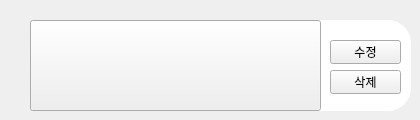
                             <widget class="QWidget" name="widget_6" native="true">
                              <property name="minimumSize">
                               <size>
                                <width>420</width>
                                <height>120</height>
                               </size>
                              </property>
                              <property name="maximumSize">
                               <size>
                                <width>16777215</width>
                                <height>120</height>
                               </size>
                              </property>
                              <widget class="QLabel" name="label_20">
                               <property name="geometry">
                                <rect>
                                 <x>30</x>
                                 <y>20</y>
                                 <width>381</width>
                                 <height>91</height>
                                </rect>
                               </property>
                               <property name="sizePolicy">
                                <sizepolicy hsizetype="Fixed" vsizetype="Fixed">
                                 <horstretch>0</horstretch>
                                 <verstretch>0</verstretch>
                                </sizepolicy>
                               </property>
                               <property name="baseSize">
                                <size>
                                 <width>400</width>
                                 <height>100</height>
                                </size>
                               </property>
                               <property name="styleSheet">
                                <string notr="true">border-style:solid;
border-radius:23;
background-color: rgb(255, 255, 255);
color: rgb(255, 255, 255);
</string>
                               </property>
                               <property name="text">
                                <string/>
                               </property>
                              </widget>
                              <widget class="QPushButton" name="editbutton1_3">
                               <property name="geometry">
                                <rect>
                                 <x>330</x>
                                 <y>40</y>
                                 <width>71</width>
                                 <height>24</height>
                                </rect>
                               </property>
                               <property name="cursor">
                                <cursorShape>PointingHandCursor</cursorShape>
                               </property>
                               <property name="styleSheet">
                                <string notr="true">border-color: transparent;
</string>
                               </property>
                               <property name="text">
                                <string>수정</string>
                               </property>
                              </widget>
                              <widget class="QPushButton" name="delbutton1_3">
                               <property name="geometry">
                                <rect>
                                 <x>330</x>
                                 <y>70</y>
                                 <width>71</width>
                                 <height>24</height>
                                </rect>
                               </property>
                               <property name="cursor">
                                <cursorShape>PointingHandCursor</cursorShape>
                               </property>
                               <property name="styleSheet">
                                <string notr="true">border-color: transparent;
</string>
                               </property>
                               <property name="text">
                                <string>삭제</string>
                               </property>
                              </widget>
                              <widget class="QLabel" name="label_15">
                               <property name="geometry">
                                <rect>
                                 <x>60</x>
                                 <y>47</y>
                                 <width>211</width>
                                 <height>41</height>
                                </rect>
                               </property>
                               <property name="styleSheet">
                                <string notr="true">border-image:url(images/images/Naver_Logotype.svg);</string>
                               </property>
                               <property name="text">
                                <string/>
                               </property>
                              </widget>
                              <widget class="QPushButton" name="bookpage2">
                               <property name="geometry">
                                <rect>
                                 <x>30</x>
                                 <y>20</y>
                                 <width>291</width>
                                 <height>91</height>
                                </rect>
                               </property>
                               <property name="cursor">
                                <cursorShape>PointingHandCursor</cursorShape>
                               </property>
                               <property name="layoutDirection">
                                <enum>Qt::LeftToRight</enum>
                               </property>
                               <property name="styleSheet">
                                <string notr="true">border-color: transparent;
color: rgb(29, 29, 29);
text-align:left;
font: 12pt &quot;서울남산 장체B&quot;;</string>
                               </property>
                               <property name="text">
                                <string/>
                               </property>
                               <property name="autoRepeatInterval">
                                <number>0</number>
                               </property>
                              </widget>
                             </widget>
